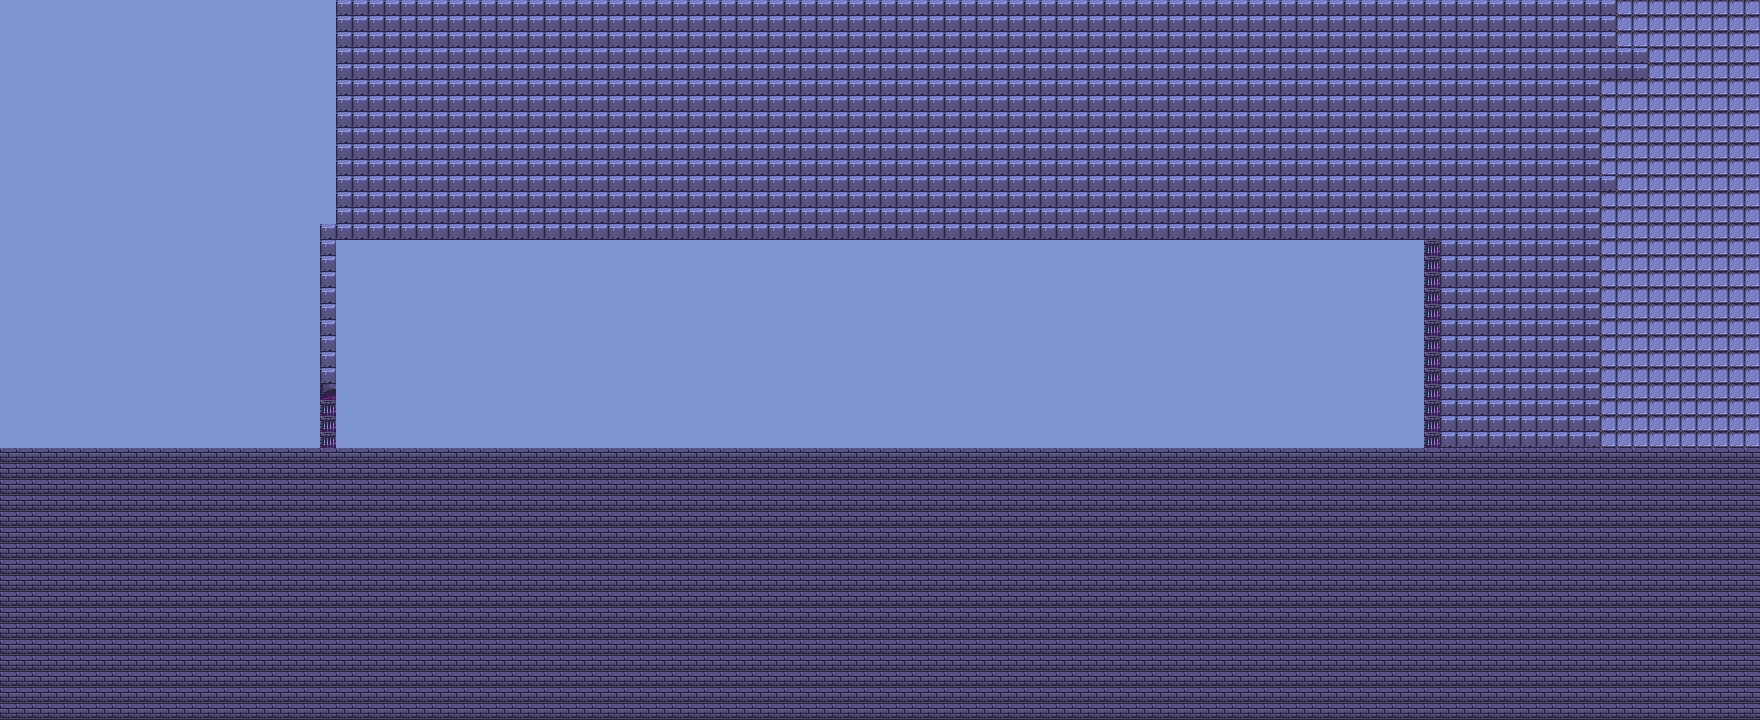

This game map was drawn from its Tiled (.tmx) file and the tilesets committed beside it. A one-line description and the trimmed map source follow:
An orthogonal 110x45 tile map with 16x16 px tiles, 2 tile layers (Capa Fondo, Capa Suelo), 3 tilesets and 9 objects.

<map version="1.10" tiledversion="1.10.2" orientation="orthogonal" renderorder="right-down" width="110" height="45" tilewidth="16" tileheight="16" infinite="0" nextlayerid="19" nextobjectid="53">
 <tileset firstgid="1" source="Castillo.tsx" />
 <tileset firstgid="172" source="Decoracion.tsx" />
 <tileset firstgid="494" source="plataformas.tsx" />
 <layer id="18" name="Capa Fondo" width="110" height="45">
  <data>[4950 cells, 4950 non-empty, 1 distinct tile ids]</data>
 </layer>
 <layer id="2" name="Capa Suelo" width="110" height="45">
  <data>[4950 cells, 3492 non-empty, 5 distinct tile ids]</data>
 </layer>
 <objectgroup id="17" name="Capa colision">
  <object id="1" x="321" y="447.5" width="1119.5" height="96">
   <properties>
    <property name="name" value="Solid" />
   </properties>
  </object>
  <object id="2" x="1424" y="224" width="15" height="223">
   <properties>
    <property name="name" value="Solid" />
   </properties>
  </object>
  <object id="3" x="321" y="223" width="1103.5" height="16.5">
   <properties>
    <property name="name" value="Solid" />
   </properties>
  </object>
  <object id="4" x="319" y="239" width="17" height="207.5">
   <properties>
    <property name="name" value="Solid" />
   </properties>
  </object>
  <object id="5" x="337" y="429" width="16.5" height="17">
   <properties>
    <property name="name" value="Start" />
   </properties>
  </object>
  <object id="6" x="1412" y="429.5" width="20" height="16.5">
   <properties>
    <property name="name" value="End" />
   </properties>
  </object>
  <object id="23" gid="656" x="623" y="448.333" width="18" height="18" />
  <object id="24" gid="655" x="448.334" y="447.667" width="18" height="18" />
  <object id="26" gid="657" x="799.667" y="450.333" width="18" height="18" />
 </objectgroup>
</map>
